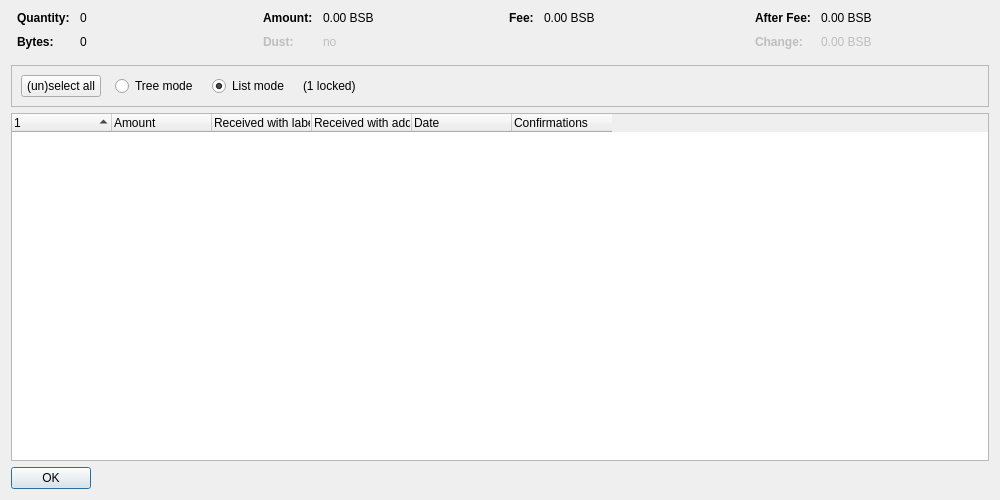
<?xml version="1.0" encoding="UTF-8"?>
<ui version="4.0">
 <class>CoinControlDialog</class>
 <widget class="QDialog" name="CoinControlDialog">
  <property name="geometry">
   <rect>
    <x>0</x>
    <y>0</y>
    <width>1000</width>
    <height>500</height>
   </rect>
  </property>
  <property name="windowTitle">
   <string>Coin Selection</string>
  </property>
  <layout class="QVBoxLayout" name="verticalLayout">
   <item>
    <layout class="QHBoxLayout" name="horizontalLayoutTop" stretch="0,0,0,0">
     <property name="topMargin">
      <number>0</number>
     </property>
     <property name="bottomMargin">
      <number>10</number>
     </property>
     <item>
      <layout class="QFormLayout" name="formLayoutCoinControl1">
       <property name="horizontalSpacing">
        <number>10</number>
       </property>
       <property name="verticalSpacing">
        <number>10</number>
       </property>
       <property name="leftMargin">
        <number>6</number>
       </property>
       <property name="rightMargin">
        <number>6</number>
       </property>
       <item row="0" column="0">
        <widget class="QLabel" name="labelCoinControlQuantityText">
         <property name="font">
          <font>
           <weight>75</weight>
           <bold>true</bold>
          </font>
         </property>
         <property name="text">
          <string>Quantity:</string>
         </property>
        </widget>
       </item>
       <item row="0" column="1">
        <widget class="QLabel" name="labelCoinControlQuantity">
         <property name="cursor">
          <cursorShape>IBeamCursor</cursorShape>
         </property>
         <property name="contextMenuPolicy">
          <enum>Qt::ActionsContextMenu</enum>
         </property>
         <property name="text">
          <string notr="true">0</string>
         </property>
         <property name="textInteractionFlags">
          <set>Qt::LinksAccessibleByMouse|Qt::TextSelectableByKeyboard|Qt::TextSelectableByMouse</set>
         </property>
        </widget>
       </item>
       <item row="1" column="0">
        <widget class="QLabel" name="labelCoinControlBytesText">
         <property name="font">
          <font>
           <weight>75</weight>
           <bold>true</bold>
          </font>
         </property>
         <property name="text">
          <string>Bytes:</string>
         </property>
        </widget>
       </item>
       <item row="1" column="1">
        <widget class="QLabel" name="labelCoinControlBytes">
         <property name="cursor">
          <cursorShape>IBeamCursor</cursorShape>
         </property>
         <property name="contextMenuPolicy">
          <enum>Qt::ActionsContextMenu</enum>
         </property>
         <property name="text">
          <string notr="true">0</string>
         </property>
         <property name="textInteractionFlags">
          <set>Qt::LinksAccessibleByMouse|Qt::TextSelectableByKeyboard|Qt::TextSelectableByMouse</set>
         </property>
        </widget>
       </item>
      </layout>
     </item>
     <item>
      <layout class="QFormLayout" name="formLayoutCoinControl2">
       <property name="horizontalSpacing">
        <number>10</number>
       </property>
       <property name="verticalSpacing">
        <number>10</number>
       </property>
       <property name="leftMargin">
        <number>6</number>
       </property>
       <property name="rightMargin">
        <number>6</number>
       </property>
       <item row="0" column="0">
        <widget class="QLabel" name="labelCoinControlAmountText">
         <property name="font">
          <font>
           <weight>75</weight>
           <bold>true</bold>
          </font>
         </property>
         <property name="text">
          <string>Amount:</string>
         </property>
        </widget>
       </item>
       <item row="0" column="1">
        <widget class="QLabel" name="labelCoinControlAmount">
         <property name="cursor">
          <cursorShape>IBeamCursor</cursorShape>
         </property>
         <property name="contextMenuPolicy">
          <enum>Qt::ActionsContextMenu</enum>
         </property>
         <property name="text">
          <string notr="true">0.00 BSB</string>
         </property>
         <property name="textInteractionFlags">
          <set>Qt::LinksAccessibleByMouse|Qt::TextSelectableByKeyboard|Qt::TextSelectableByMouse</set>
         </property>
        </widget>
       </item>
       <item row="1" column="0">
        <widget class="QLabel" name="labelCoinControlLowOutputText">
         <property name="enabled">
          <bool>false</bool>
         </property>
         <property name="font">
          <font>
           <weight>75</weight>
           <bold>true</bold>
          </font>
         </property>
         <property name="text">
          <string>Dust:</string>
         </property>
        </widget>
       </item>
       <item row="1" column="1">
        <widget class="QLabel" name="labelCoinControlLowOutput">
         <property name="enabled">
          <bool>false</bool>
         </property>
         <property name="cursor">
          <cursorShape>IBeamCursor</cursorShape>
         </property>
         <property name="contextMenuPolicy">
          <enum>Qt::ActionsContextMenu</enum>
         </property>
         <property name="text">
          <string notr="true">no</string>
         </property>
         <property name="textInteractionFlags">
          <set>Qt::LinksAccessibleByMouse|Qt::TextSelectableByKeyboard|Qt::TextSelectableByMouse</set>
         </property>
        </widget>
       </item>
      </layout>
     </item>
     <item>
      <layout class="QFormLayout" name="formLayoutCoinControl3">
       <property name="horizontalSpacing">
        <number>10</number>
       </property>
       <property name="verticalSpacing">
        <number>10</number>
       </property>
       <property name="leftMargin">
        <number>6</number>
       </property>
       <property name="rightMargin">
        <number>6</number>
       </property>
       <item row="0" column="0">
        <widget class="QLabel" name="labelCoinControlFeeText">
         <property name="font">
          <font>
           <weight>75</weight>
           <bold>true</bold>
          </font>
         </property>
         <property name="text">
          <string>Fee:</string>
         </property>
        </widget>
       </item>
       <item row="0" column="1">
        <widget class="QLabel" name="labelCoinControlFee">
         <property name="cursor">
          <cursorShape>IBeamCursor</cursorShape>
         </property>
         <property name="contextMenuPolicy">
          <enum>Qt::ActionsContextMenu</enum>
         </property>
         <property name="text">
          <string notr="true">0.00 BSB</string>
         </property>
         <property name="textInteractionFlags">
          <set>Qt::LinksAccessibleByMouse|Qt::TextSelectableByKeyboard|Qt::TextSelectableByMouse</set>
         </property>
        </widget>
       </item>
      </layout>
     </item>
     <item>
      <layout class="QFormLayout" name="formLayoutCoinControl4">
       <property name="horizontalSpacing">
        <number>10</number>
       </property>
       <property name="verticalSpacing">
        <number>10</number>
       </property>
       <property name="leftMargin">
        <number>6</number>
       </property>
       <property name="rightMargin">
        <number>6</number>
       </property>
       <item row="0" column="0">
        <widget class="QLabel" name="labelCoinControlAfterFeeText">
         <property name="font">
          <font>
           <weight>75</weight>
           <bold>true</bold>
          </font>
         </property>
         <property name="text">
          <string>After Fee:</string>
         </property>
        </widget>
       </item>
       <item row="0" column="1">
        <widget class="QLabel" name="labelCoinControlAfterFee">
         <property name="cursor">
          <cursorShape>IBeamCursor</cursorShape>
         </property>
         <property name="contextMenuPolicy">
          <enum>Qt::ActionsContextMenu</enum>
         </property>
         <property name="text">
          <string notr="true">0.00 BSB</string>
         </property>
         <property name="textInteractionFlags">
          <set>Qt::LinksAccessibleByMouse|Qt::TextSelectableByKeyboard|Qt::TextSelectableByMouse</set>
         </property>
        </widget>
       </item>
       <item row="1" column="0">
        <widget class="QLabel" name="labelCoinControlChangeText">
         <property name="enabled">
          <bool>false</bool>
         </property>
         <property name="font">
          <font>
           <weight>75</weight>
           <bold>true</bold>
          </font>
         </property>
         <property name="text">
          <string>Change:</string>
         </property>
        </widget>
       </item>
       <item row="1" column="1">
        <widget class="QLabel" name="labelCoinControlChange">
         <property name="enabled">
          <bool>false</bool>
         </property>
         <property name="cursor">
          <cursorShape>IBeamCursor</cursorShape>
         </property>
         <property name="contextMenuPolicy">
          <enum>Qt::ActionsContextMenu</enum>
         </property>
         <property name="text">
          <string notr="true">0.00 BSB</string>
         </property>
         <property name="textInteractionFlags">
          <set>Qt::LinksAccessibleByMouse|Qt::TextSelectableByKeyboard|Qt::TextSelectableByMouse</set>
         </property>
        </widget>
       </item>
      </layout>
     </item>
    </layout>
   </item>
   <item>
    <widget class="QFrame" name="frame">
     <property name="minimumSize">
      <size>
       <width>0</width>
       <height>40</height>
      </size>
     </property>
     <property name="frameShape">
      <enum>QFrame::StyledPanel</enum>
     </property>
     <property name="frameShadow">
      <enum>QFrame::Sunken</enum>
     </property>
     <layout class="QHBoxLayout" name="horizontalLayout">
      <item>
       <layout class="QHBoxLayout" name="horizontalLayoutPanel" stretch="0,0,0,0,0">
        <property name="spacing">
         <number>14</number>
        </property>
        <item>
         <widget class="QPushButton" name="pushButtonSelectAll">
          <property name="sizePolicy">
           <sizepolicy hsizetype="Maximum" vsizetype="Fixed">
            <horstretch>0</horstretch>
            <verstretch>0</verstretch>
           </sizepolicy>
          </property>
          <property name="text">
           <string>(un)select all</string>
          </property>
          <property name="autoDefault">
           <bool>false</bool>
          </property>
         </widget>
        </item>
        <item>
         <widget class="QRadioButton" name="radioTreeMode">
          <property name="sizePolicy">
           <sizepolicy hsizetype="Maximum" vsizetype="Fixed">
            <horstretch>0</horstretch>
            <verstretch>0</verstretch>
           </sizepolicy>
          </property>
          <property name="text">
           <string>Tree mode</string>
          </property>
         </widget>
        </item>
        <item>
         <widget class="QRadioButton" name="radioListMode">
          <property name="sizePolicy">
           <sizepolicy hsizetype="Maximum" vsizetype="Fixed">
            <horstretch>0</horstretch>
            <verstretch>0</verstretch>
           </sizepolicy>
          </property>
          <property name="text">
           <string>List mode</string>
          </property>
          <property name="checked">
           <bool>true</bool>
          </property>
         </widget>
        </item>
        <item>
         <widget class="QLabel" name="labelLocked">
          <property name="text">
           <string notr="true">(1 locked)</string>
          </property>
         </widget>
        </item>
        <item>
         <spacer name="horizontalSpacer">
          <property name="orientation">
           <enum>Qt::Horizontal</enum>
          </property>
          <property name="sizeHint" stdset="0">
           <size>
            <width>40</width>
            <height>20</height>
           </size>
          </property>
         </spacer>
        </item>
       </layout>
      </item>
     </layout>
    </widget>
   </item>
   <item>
    <widget class="CoinControlTreeWidget" name="treeWidget">
     <property name="contextMenuPolicy">
      <enum>Qt::CustomContextMenu</enum>
     </property>
     <property name="sortingEnabled">
      <bool>false</bool>
     </property>
     <property name="columnCount">
      <number>6</number>
     </property>
     <attribute name="headerShowSortIndicator" stdset="0">
      <bool>true</bool>
     </attribute>
     <attribute name="headerStretchLastSection">
      <bool>false</bool>
     </attribute>
     <column>
      <property name="text">
       <string/>
      </property>
     </column>
     <column>
      <property name="text">
       <string>Amount</string>
      </property>
     </column>
     <column>
      <property name="text">
       <string>Received with label</string>
      </property>
     </column>
     <column>
      <property name="text">
       <string>Received with address</string>
      </property>
     </column>
     <column>
      <property name="text">
       <string>Date</string>
      </property>
     </column>
     <column>
      <property name="text">
       <string>Confirmations</string>
      </property>
      <property name="toolTip">
       <string>Confirmed</string>
      </property>
     </column>
     <column>
      <property name="text">
       <string/>
      </property>
     </column>
     <column>
      <property name="text">
       <string/>
      </property>
     </column>
     <column>
      <property name="text">
       <string/>
      </property>
     </column>
     <column>
      <property name="text">
       <string/>
      </property>
     </column>
    </widget>
   </item>
   <item>
    <widget class="QDialogButtonBox" name="buttonBox">
     <property name="sizePolicy">
      <sizepolicy hsizetype="Maximum" vsizetype="Fixed">
       <horstretch>0</horstretch>
       <verstretch>0</verstretch>
      </sizepolicy>
     </property>
     <property name="orientation">
      <enum>Qt::Horizontal</enum>
     </property>
     <property name="standardButtons">
      <set>QDialogButtonBox::Ok</set>
     </property>
    </widget>
   </item>
  </layout>
 </widget>
 <customwidgets>
  <customwidget>
   <class>CoinControlTreeWidget</class>
   <extends>QTreeWidget</extends>
   <header>qt/coincontroltreewidget.h</header>
  </customwidget>
 </customwidgets>
 <resources/>
 <connections/>
</ui>
